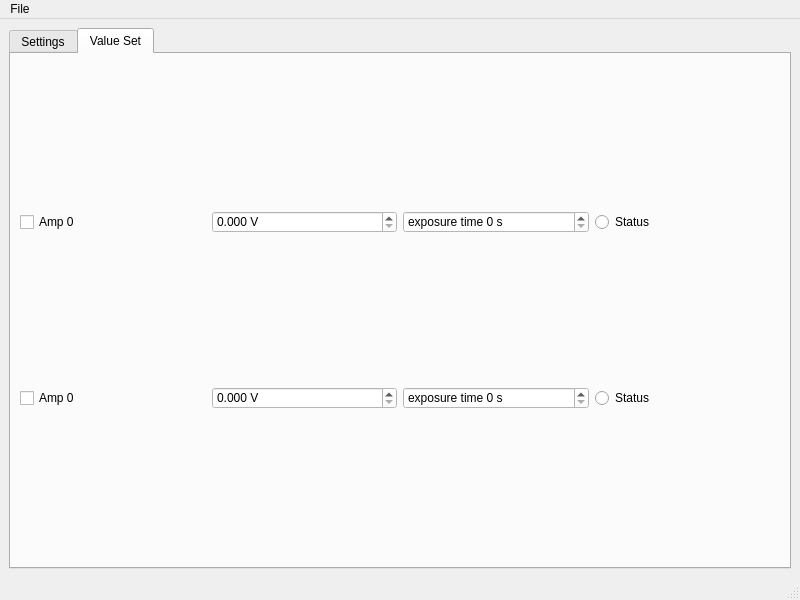
<?xml version="1.0" encoding="UTF-8"?>
<ui version="4.0">
 <class>MainWindow</class>
 <widget class="QMainWindow" name="MainWindow">
  <property name="geometry">
   <rect>
    <x>0</x>
    <y>0</y>
    <width>800</width>
    <height>600</height>
   </rect>
  </property>
  <property name="windowTitle">
   <string>MainWindow</string>
  </property>
  <property name="styleSheet">
   <string notr="true">QGroupBox { border: 1px solid grey;   border-radius: 10px;   font-weight: bold; font-size: 12pt; color: black; padding:8px; margin:8px; background-color: #F0F0F0;}
QGroupBox::title {  subcontrol-origin: margin;   subcontrol-position: top center;    padding:  0 5px;  }
QSpinBox {             background-color: #FFFFFF; }
QDoubleSpinBox {background-color: #FFFFFF;} </string>
  </property>
  <widget class="QWidget" name="centralwidget">
   <layout class="QHBoxLayout" name="horizontalLayout_2">
    <item>
     <widget class="QTabWidget" name="tabWidget">
      <property name="currentIndex">
       <number>1</number>
      </property>
      <widget class="QWidget" name="settings_tab">
       <attribute name="title">
        <string>Settings</string>
       </attribute>
       <layout class="QVBoxLayout" name="verticalLayout_5">
        <item>
         <widget class="QGroupBox" name="groupBox">
          <property name="sizePolicy">
           <sizepolicy hsizetype="Preferred" vsizetype="Maximum">
            <horstretch>0</horstretch>
            <verstretch>0</verstretch>
           </sizepolicy>
          </property>
          <property name="title">
           <string>Connection Settings</string>
          </property>
          <layout class="QHBoxLayout" name="horizontalLayout_3">
           <item>
            <widget class="QComboBox" name="SerialPortBox">
             <property name="sizePolicy">
              <sizepolicy hsizetype="Preferred" vsizetype="Fixed">
               <horstretch>0</horstretch>
               <verstretch>0</verstretch>
              </sizepolicy>
             </property>
             <property name="font">
              <font>
               <weight>75</weight>
               <bold>true</bold>
              </font>
             </property>
            </widget>
           </item>
           <item alignment="Qt::AlignHCenter">
            <widget class="QCheckBox" name="ConnectCheckBox">
             <property name="sizePolicy">
              <sizepolicy hsizetype="Preferred" vsizetype="Fixed">
               <horstretch>0</horstretch>
               <verstretch>0</verstretch>
              </sizepolicy>
             </property>
             <property name="font">
              <font>
               <weight>75</weight>
               <bold>true</bold>
              </font>
             </property>
             <property name="layoutDirection">
              <enum>Qt::RightToLeft</enum>
             </property>
             <property name="text">
              <string>Connection:</string>
             </property>
            </widget>
           </item>
           <item alignment="Qt::AlignHCenter">
            <widget class="QRadioButton" name="PulseOnButton">
             <property name="sizePolicy">
              <sizepolicy hsizetype="Preferred" vsizetype="Fixed">
               <horstretch>0</horstretch>
               <verstretch>0</verstretch>
              </sizepolicy>
             </property>
             <property name="font">
              <font>
               <weight>75</weight>
               <bold>true</bold>
              </font>
             </property>
             <property name="layoutDirection">
              <enum>Qt::RightToLeft</enum>
             </property>
             <property name="text">
              <string>Pulse ON</string>
             </property>
            </widget>
           </item>
           <item alignment="Qt::AlignHCenter">
            <widget class="QRadioButton" name="PulseOffButton">
             <property name="sizePolicy">
              <sizepolicy hsizetype="Preferred" vsizetype="Fixed">
               <horstretch>0</horstretch>
               <verstretch>0</verstretch>
              </sizepolicy>
             </property>
             <property name="font">
              <font>
               <weight>75</weight>
               <bold>true</bold>
              </font>
             </property>
             <property name="layoutDirection">
              <enum>Qt::RightToLeft</enum>
             </property>
             <property name="text">
              <string>Pulse OFF</string>
             </property>
            </widget>
           </item>
          </layout>
         </widget>
        </item>
        <item>
         <widget class="QFrame" name="frame_2">
          <property name="frameShape">
           <enum>QFrame::NoFrame</enum>
          </property>
          <property name="frameShadow">
           <enum>QFrame::Plain</enum>
          </property>
          <layout class="QHBoxLayout" name="horizontalLayout">
           <property name="spacing">
            <number>1</number>
           </property>
           <property name="leftMargin">
            <number>1</number>
           </property>
           <property name="topMargin">
            <number>1</number>
           </property>
           <property name="rightMargin">
            <number>1</number>
           </property>
           <property name="bottomMargin">
            <number>1</number>
           </property>
           <item>
            <widget class="QGroupBox" name="PulseGroupBox">
             <property name="title">
              <string>Pulse Settings</string>
             </property>
             <layout class="QVBoxLayout" name="verticalLayout">
              <item>
               <widget class="QComboBox" name="PolarityBox"/>
              </item>
              <item>
               <widget class="QComboBox" name="AttenuateBox"/>
              </item>
              <item>
               <widget class="QDoubleSpinBox" name="AmplitudeBox">
                <property name="layoutDirection">
                 <enum>Qt::LeftToRight</enum>
                </property>
                <property name="prefix">
                 <string>Amplitude: </string>
                </property>
                <property name="suffix">
                 <string> V</string>
                </property>
                <property name="decimals">
                 <number>3</number>
                </property>
                <property name="maximum">
                 <double>10.000000000000000</double>
                </property>
                <property name="singleStep">
                 <double>0.250000000000000</double>
                </property>
               </widget>
              </item>
              <item>
               <widget class="QComboBox" name="PulseTopBox"/>
              </item>
              <item>
               <widget class="QComboBox" name="RiseTimeBox"/>
              </item>
              <item>
               <widget class="QComboBox" name="FallTimeBox"/>
              </item>
              <item>
               <widget class="QDoubleSpinBox" name="WidthBox">
                <property name="prefix">
                 <string>Width: </string>
                </property>
                <property name="suffix">
                 <string> μs</string>
                </property>
                <property name="decimals">
                 <number>3</number>
                </property>
                <property name="minimum">
                 <double>0.100000000000000</double>
                </property>
                <property name="maximum">
                 <double>10000.000000000000000</double>
                </property>
               </widget>
              </item>
              <item>
               <widget class="QComboBox" name="ClampBox"/>
              </item>
             </layout>
            </widget>
           </item>
           <item>
            <widget class="QGroupBox" name="TriggerGroupBox">
             <property name="title">
              <string>Trigger Settings</string>
             </property>
             <layout class="QVBoxLayout" name="verticalLayout_2">
              <item>
               <widget class="QComboBox" name="TriggerModeBox"/>
              </item>
              <item>
               <widget class="QSpinBox" name="FrequencyBox">
                <property name="suffix">
                 <string> Hz</string>
                </property>
                <property name="prefix">
                 <string>Frequency: </string>
                </property>
                <property name="minimum">
                 <number>2</number>
                </property>
                <property name="maximum">
                 <number>500000</number>
                </property>
                <property name="singleStep">
                 <number>10</number>
                </property>
               </widget>
              </item>
              <item>
               <widget class="QDoubleSpinBox" name="DelayBox">
                <property name="prefix">
                 <string>Delay: </string>
                </property>
                <property name="suffix">
                 <string> μs</string>
                </property>
                <property name="minimum">
                 <double>0.250000000000000</double>
                </property>
                <property name="maximum">
                 <double>10000.000000000000000</double>
                </property>
               </widget>
              </item>
              <item>
               <widget class="QDoubleSpinBox" name="ThresholdBox">
                <property name="prefix">
                 <string>Threshold: </string>
                </property>
                <property name="suffix">
                 <string> V</string>
                </property>
                <property name="maximum">
                 <double>10.000000000000000</double>
                </property>
               </widget>
              </item>
              <item>
               <widget class="QPushButton" name="TriggerButton">
                <property name="sizePolicy">
                 <sizepolicy hsizetype="Minimum" vsizetype="Fixed">
                  <horstretch>0</horstretch>
                  <verstretch>0</verstretch>
                 </sizepolicy>
                </property>
                <property name="minimumSize">
                 <size>
                  <width>0</width>
                  <height>50</height>
                 </size>
                </property>
                <property name="text">
                 <string>One Pulse Trigger</string>
                </property>
                <property name="autoDefault">
                 <bool>true</bool>
                </property>
               </widget>
              </item>
             </layout>
            </widget>
           </item>
           <item>
            <widget class="QGroupBox" name="RampGroupBox">
             <property name="title">
              <string>Ramp Settings</string>
             </property>
             <layout class="QVBoxLayout" name="verticalLayout_3">
              <item>
               <widget class="QDoubleSpinBox" name="RampStartBox">
                <property name="prefix">
                 <string>Start: </string>
                </property>
                <property name="suffix">
                 <string> V</string>
                </property>
                <property name="decimals">
                 <number>3</number>
                </property>
               </widget>
              </item>
              <item>
               <widget class="QDoubleSpinBox" name="RampStopBox">
                <property name="prefix">
                 <string>Stop: </string>
                </property>
                <property name="suffix">
                 <string> V</string>
                </property>
                <property name="decimals">
                 <number>3</number>
                </property>
               </widget>
              </item>
              <item>
               <widget class="QSpinBox" name="RampTimeBox">
                <property name="suffix">
                 <string> s</string>
                </property>
                <property name="prefix">
                 <string>Time: </string>
                </property>
                <property name="minimum">
                 <number>30</number>
                </property>
                <property name="maximum">
                 <number>900</number>
                </property>
                <property name="singleStep">
                 <number>10</number>
                </property>
               </widget>
              </item>
              <item>
               <widget class="QSpinBox" name="RampCyclBox">
                <property name="prefix">
                 <string>N of cycles: </string>
                </property>
                <property name="minimum">
                 <number>1</number>
                </property>
                <property name="maximum">
                 <number>999</number>
                </property>
               </widget>
              </item>
              <item>
               <widget class="QPushButton" name="RampButton">
                <property name="minimumSize">
                 <size>
                  <width>0</width>
                  <height>50</height>
                 </size>
                </property>
                <property name="text">
                 <string>Execute Ramp</string>
                </property>
                <property name="autoDefault">
                 <bool>true</bool>
                </property>
               </widget>
              </item>
             </layout>
            </widget>
           </item>
          </layout>
         </widget>
        </item>
       </layout>
      </widget>
      <widget class="QWidget" name="values_tab">
       <attribute name="title">
        <string>Value Set</string>
       </attribute>
       <layout class="QGridLayout" name="gridLayout">
        <item row="0" column="0">
         <widget class="QCheckBox" name="A00">
          <property name="text">
           <string>Amp 0</string>
          </property>
         </widget>
        </item>
        <item row="0" column="1">
         <widget class="QDoubleSpinBox" name="V00">
          <property name="suffix">
           <string> V</string>
          </property>
          <property name="decimals">
           <number>3</number>
          </property>
         </widget>
        </item>
        <item row="0" column="2">
         <widget class="QSpinBox" name="T00">
          <property name="suffix">
           <string> s</string>
          </property>
          <property name="prefix">
           <string>exposure time </string>
          </property>
         </widget>
        </item>
        <item row="0" column="3">
         <widget class="QRadioButton" name="radioButton">
          <property name="text">
           <string>Status</string>
          </property>
         </widget>
        </item>
        <item row="1" column="0">
         <widget class="QCheckBox" name="A00_2">
          <property name="text">
           <string>Amp 0</string>
          </property>
         </widget>
        </item>
        <item row="1" column="1">
         <widget class="QDoubleSpinBox" name="V00_2">
          <property name="suffix">
           <string> V</string>
          </property>
          <property name="decimals">
           <number>3</number>
          </property>
         </widget>
        </item>
        <item row="1" column="2">
         <widget class="QSpinBox" name="T00_2">
          <property name="suffix">
           <string> s</string>
          </property>
          <property name="prefix">
           <string>exposure time </string>
          </property>
         </widget>
        </item>
        <item row="1" column="3">
         <widget class="QRadioButton" name="radioButton_2">
          <property name="text">
           <string>Status</string>
          </property>
         </widget>
        </item>
       </layout>
      </widget>
     </widget>
    </item>
   </layout>
  </widget>
  <widget class="QMenuBar" name="menubar">
   <property name="geometry">
    <rect>
     <x>0</x>
     <y>0</y>
     <width>800</width>
     <height>22</height>
    </rect>
   </property>
   <widget class="QMenu" name="menuFile">
    <property name="title">
     <string>File</string>
    </property>
    <addaction name="actionSave_Settings"/>
    <addaction name="actionLoad_Settings"/>
    <addaction name="actionExit"/>
   </widget>
   <addaction name="menuFile"/>
  </widget>
  <widget class="QStatusBar" name="statusbar"/>
  <action name="actionSave_Settings">
   <property name="text">
    <string>Save Settings</string>
   </property>
   <property name="shortcut">
    <string>Ctrl+S</string>
   </property>
  </action>
  <action name="actionLoad_Settings">
   <property name="text">
    <string>Load Settings</string>
   </property>
  </action>
  <action name="actionExit">
   <property name="text">
    <string>Exit</string>
   </property>
   <property name="shortcut">
    <string>Ctrl+Q</string>
   </property>
  </action>
 </widget>
 <resources/>
 <connections/>
</ui>
